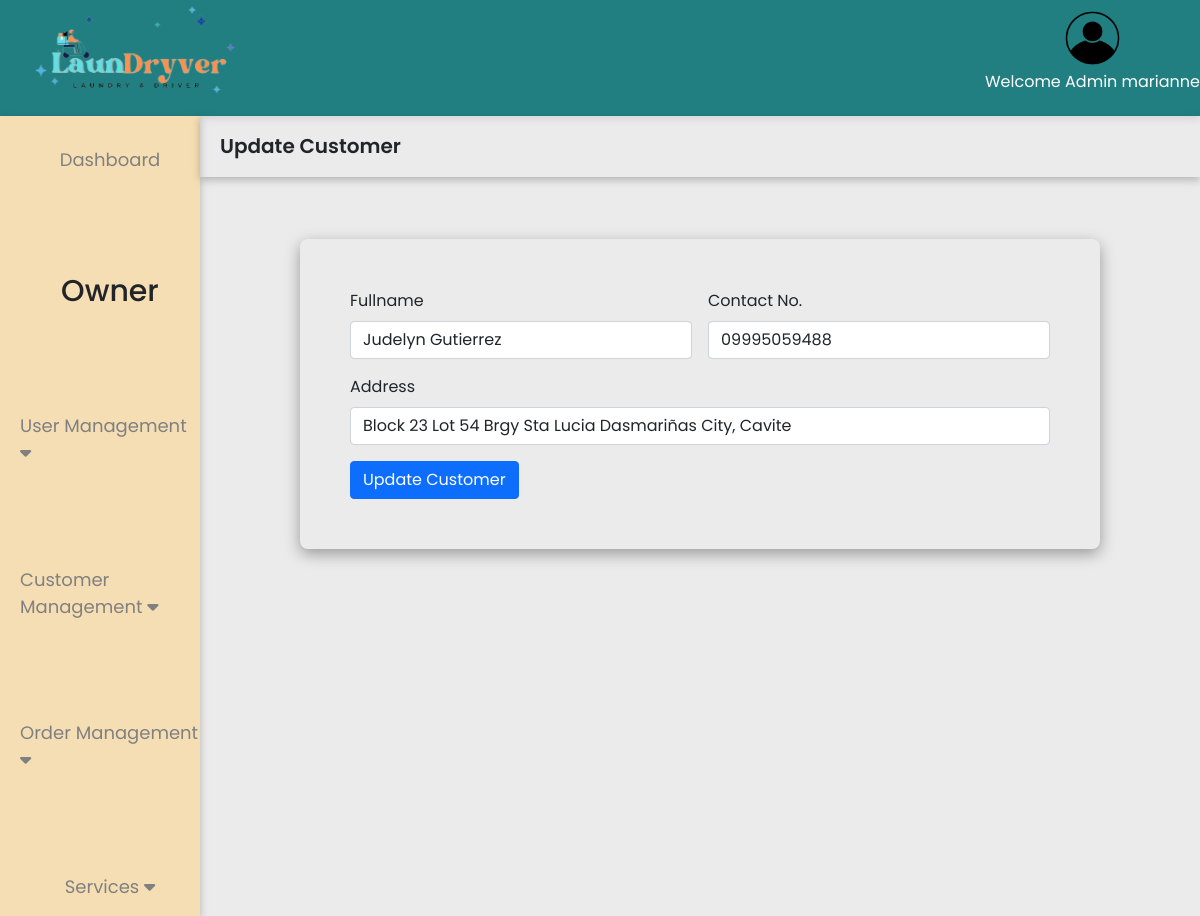
The page /Dashboard/updateCustomerAcc.php?id=55 (signed in) on the database its author committed.
### tables this page shows
CREATE TABLE `customers_address` (
  `address_id` int(255) NOT NULL,
  `fullname` varchar(255) NOT NULL,
  `contact` varchar(255) NOT NULL,
  `address` varchar(255) NOT NULL,
  `user_id` int(255) NOT NULL
);

### Dashboard/updateCustomerAcc.php (the view, shortened to what this page needs)
<?php
    require_once 'updateCustomer.php';
?>
<!DOCTYPE html>
<html lang="en">
<head>
    <link href="https://cdn.jsdelivr.net/npm/bootstrap@5.0.2/dist/css/bootstrap.min.css" rel="stylesheet">
    <link rel="stylesheet" href="https://cdn.jsdelivr.net/npm/swiper/swiper-bundle.min.css" />
    <link rel="stylesheet" href="https://cdnjs.cloudflare.com/ajax/libs/animate.css/4.1.1/animate.min.css" />
    <link rel="stylesheet" href="Mainsystem.css">
    <link href="https://unpkg.com/aos@2.3.1/dist/aos.css" rel="stylesheet">
</head>
<body>
<div class="container1">
    <div class="header">
        <div class="logo"><img src="/LaundryWebsite/Index/images/logo.png"></div>
        <div class="user"><img src="/LaundryWebsite/Index/images/user.png" alt="user">
        <p>Welcome Admin <?php echo $_SESSION["username"] ?></p>
    </div>
    </div>
    <div class="content">
    <div class="nav">
        <a href="/LaundryWebsite/Dashboard/dashboardHome.php" ><p id="dash">Dashboard</p></a>
        <h4>Owner</h4>
        <span class="dropdown-btn">
            <p>User Management <i class="fa fa-caret-down"></i></p>
        </span>
        <span class="dropdown-btn">
        <p>Customer Management  <i class="fa fa-caret-down"></i></p>
        </span>
        <span class="dropdown-btn">
        <p>Order Management  <i class="fa fa-caret-down"></i></p>
        </span>
        <span class="dropdown-btn">
        <p>Services  <i class="fa fa-caret-down"></i></p>
        </span>
    </div>
    <div class="contentFlex">
        <span class="contentName">
            <p>Update Customer</p>
        </span>
        <?php
  require_once '../Login&registration/dbconnect.php';
$que="SELECT * FROM `customers_address` WHERE address_id = '".$_GET['id']."'";
$result= mysqli_query($connection,$que);
if($row = mysqli_fetch_assoc($result)){
    $fullname = $row['fullname'];
    $contact = $row['contact'];
    $address = $row['address'];
}
?>
<div class="form">
<form class="row g-3" method="post">
  <div class="col-md-6">
    <label for="inputname" class="form-label">Fullname</label>
    <input name="nameEdit" type="text" class="form-control" id="inputname" value="<?php echo  $fullname ?>" required>
  </div>
  <div class="col-md-6">
    <label for="inputcontact4" class="form-label">Contact No.</label>
    <input name="contactEdit" type="text" class="form-control" id="inputcontact4" value="<?php echo  $contact ?>" required>
  </div>
  <div class="col-12">
    <label for="inputAddress4" class="form-label">Address</label>
    <input name="addressEdit" type="text" class="form-control" id="inputAddress4" value="<?php echo  $address ?>" required>
  </div>
  <div class="col-12">
    <button type="submit" class="btn btn-primary">Update Customer</button>
  </div>
</form>
        </div>
    </div>
    </div>
</div>
</body>
</html>

### LDsystem/Mainsystem.css (style rules this page uses)
* { margin: 0; padding: 0; font-family: 'Poppins', sans-serif; scroll-behavior: smooth; }
body { background: rgb(235, 235, 235); }
.nav { background: #217f81; display: flex; justify-content: space-between; align-items: center; box-shadow: rgba(0, 0, 0, 0.24) 0px 3px 8px; }
.logo img { width: 30%; margin-left: 50px; transition: .3s ease-in; }

### Dashboard/updateCustomerAcc.php (style rules this page uses)
.container1 { height: auto; }
.header { display: flex; justify-content: space-between; align-items: center; width: 100%; height: auto; background-color: #217f81; box-shadow: rgba(99, 99, 99, 0.2) 0px 2px 8px 0px; }
.header .logo img { width: 45%; margin-left: 20px; }
.header .user img { width: 30%; }
.header .user { text-align: center; color: #fff; transition: .3s ease-in; }
.content { display: flex; height: 100vh; }
.content .nav { display: flex; flex-direction: column; width: 20%; background-color: wheat; padding-top: 20px; }
.content .nav a { text-decoration: none; }
#dash { margin-top: 10px ; }
.content .nav p { font-size: 18px; color: grey; transition: .3s ease-in; margin-left: 20px; }
.content .nav h4 { font-size: 30px; margin-bottom: 20px; margin-left: 20px; }
.contentFlex { width: 100%; display: flex; flex-direction: column; gap: 2rem; }
.contentName { box-shadow: rgba(0, 0, 0, 0.24) 0px 3px 8px; }
.contentName p { margin-top: 15px; margin-left: 20px; font-size: 20px; font-weight: 600; }
.form { max-width: 800px; box-shadow: rgba(0, 0, 0, 0.35) 0px 5px 15px; border-radius: 8px; margin: 0 auto; margin-top: 30px; padding: 50px; }

### rows shown on the page
customers_address: nameEdit "Judelyn Gutierrez", contactEdit "09995059488", addressEdit "Block 23 Lot 54 Brgy Sta Lucia Dasmariñas City, Cavite"

### other values the page prints
$_SESSION["username"] "marianne"
